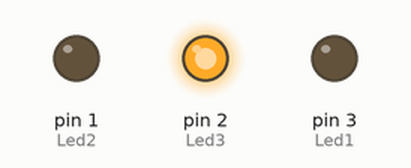
Bench run of a sketch on a simulated Arduino Uno, built with avr-gcc and run on an emulated ATmega328P. On the bench: output pins drawn as LEDs (lit = HIGH).

Above: at 0.5 s.
At 2.5 s:
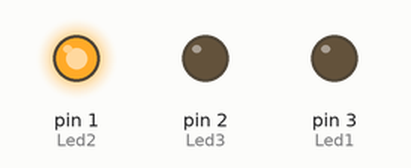
At 4.5 s:
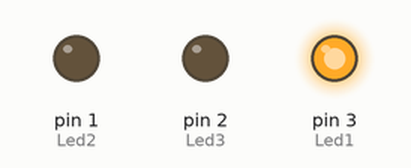
At 5.5 s:
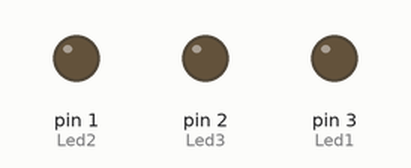
Timing chart, 0 to 7.8 s (numbered marks = the images above):
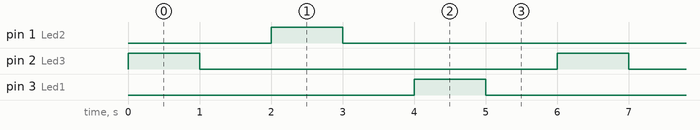

Measured:
- by itself, pin 1 (Led2), pin 2 (Led3), pin 3 (Led1): alternates HIGH for 1.0 s and LOW for 5.0 s
- by itself, everything shown: repeats every 6.0 s, in 6 steps

The sketch:

Led_code.ino
```cpp
// C++ code
int Led1=3;
int Led2=1;
int Led3=2 ;

void setup()
{

pinMode (Led1 ,OUTPUT);
pinMode (Led2,OUTPUT);
pinMode (Led3,OUTPUT);
}

void loop()
{
 digitalWrite(Led3,HIGH);
  delay(1000);
  digitalWrite(Led3,LOW);
      delay(1000);
  digitalWrite(Led2,HIGH);
  delay(1000);
   digitalWrite(Led2,LOW);
      delay(1000);
   digitalWrite(Led1,HIGH);
  delay(1000);
   digitalWrite(Led1,LOW);
      delay(1000);
   // Delay a little bit to improve simulation performance
}
```
